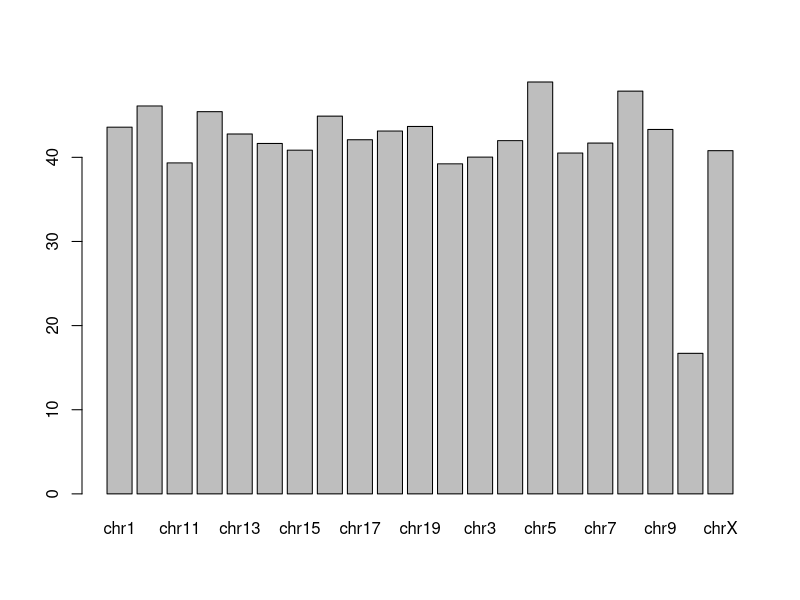
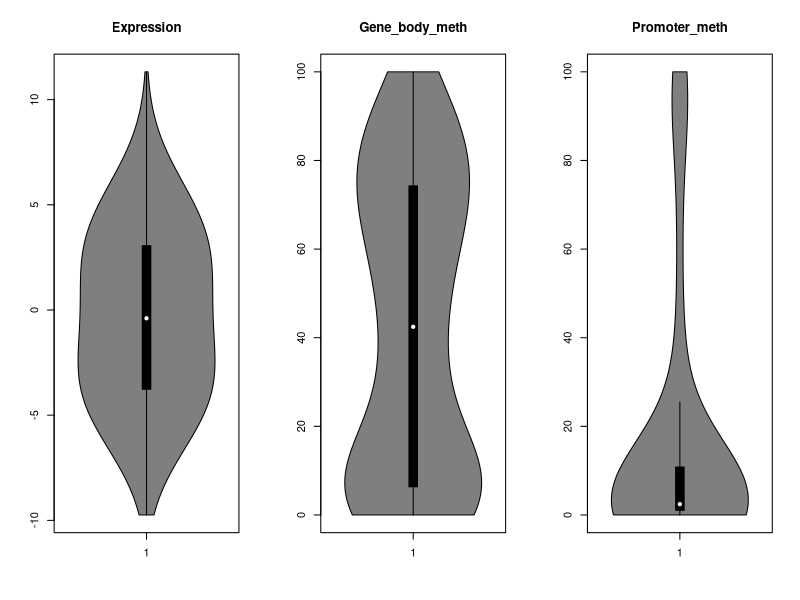

These charts were generated, in order, by the following R code:
## ---- chunk 1
setwd("o:/Training/Advanced R/Advanced R Data/")
read.delim("methylation.txt") -> methylation
read.delim("expression.txt") -> expression
## ---- chunk 2
nrow(methylation)
methylation[methylation$Promoter_meth != -1,] -> methylation
nrow(methylation)
## ---- chunk 3
expression[!duplicated(expression$Probe),] -> expression
## ---- chunk 4
sum(grepl("Olfr",expression$Probe))
## ---- chunk 5
expression$Chromosome <- paste("chr",expression$Chromosome,sep="")
## ---- chunk 6
methylation$Probe[!(methylation$Probe %in% expression$Probe)]
## ---- chunk 7
merge(expression,methylation) -> merged.data
## ---- chunk 8
apply(merged.data[,6:8],2,range)
## ---- chunk 9
tapply(merged.data$Gene_body_meth,merged.data$Chromosome,mean)
barplot(tapply(merged.data$Gene_body_meth,merged.data$Chromosome,mean))
## ---- chunk 10
sem <- function (x,absent=NA) {
  
  if (sum(is.na(x)) > 0) return (absent)
  
  return (sd(x)/sqrt(length(x)))
}
## ---- chunk 11
tapply(merged.data$Gene_body_meth,merged.data$Chromosome,sem)
## ---- chunk 12
library(vioplot)
par(mfrow=c(1,3))
sapply(colnames(merged.data)[6:8],function(x) {
  vioplot(merged.data[[x]])
  title(x)
}
)
